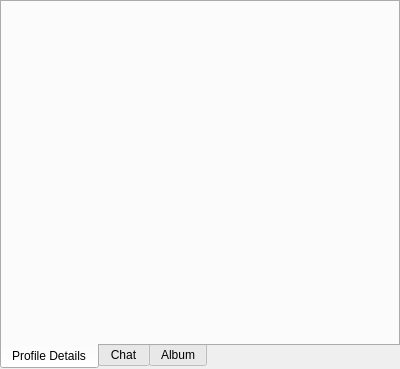
<?xml version="1.0" encoding="UTF-8"?>
<ui version="4.0">
 <class>DetailsSelectionWidget</class>
 <widget class="QWidget" name="DetailsSelectionWidget">
  <property name="geometry">
   <rect>
    <x>0</x>
    <y>0</y>
    <width>400</width>
    <height>369</height>
   </rect>
  </property>
  <property name="windowTitle">
   <string>Form</string>
  </property>
  <layout class="QVBoxLayout" name="verticalLayout">
   <property name="leftMargin">
    <number>0</number>
   </property>
   <property name="topMargin">
    <number>0</number>
   </property>
   <property name="rightMargin">
    <number>0</number>
   </property>
   <property name="bottomMargin">
    <number>0</number>
   </property>
   <item>
    <widget class="QTabWidget" name="tabWidget">
     <property name="tabPosition">
      <enum>QTabWidget::TabPosition::South</enum>
     </property>
     <property name="currentIndex">
      <number>0</number>
     </property>
     <widget class="QWidget" name="tabProfileDetails">
      <attribute name="icon">
       <iconset>
        <normaloff>resources/img/looking.svg</normaloff>resources/img/looking.svg</iconset>
      </attribute>
      <attribute name="title">
       <string>Profile Details</string>
      </attribute>
      <layout class="QVBoxLayout" name="verticalLayout_2"/>
     </widget>
     <widget class="QWidget" name="tabChat">
      <attribute name="icon">
       <iconset>
        <normaloff>resources/img/friendly.svg</normaloff>resources/img/friendly.svg</iconset>
      </attribute>
      <attribute name="title">
       <string>Chat</string>
      </attribute>
      <layout class="QVBoxLayout" name="verticalLayout_3"/>
     </widget>
     <widget class="QWidget" name="tabAlbum">
      <attribute name="icon">
       <iconset>
        <normaloff>resources/img/frame_with_picture.svg</normaloff>resources/img/frame_with_picture.svg</iconset>
      </attribute>
      <attribute name="title">
       <string>Album</string>
      </attribute>
      <layout class="QVBoxLayout" name="verticalLayout_4"/>
     </widget>
    </widget>
   </item>
  </layout>
 </widget>
 <resources/>
 <connections/>
</ui>
